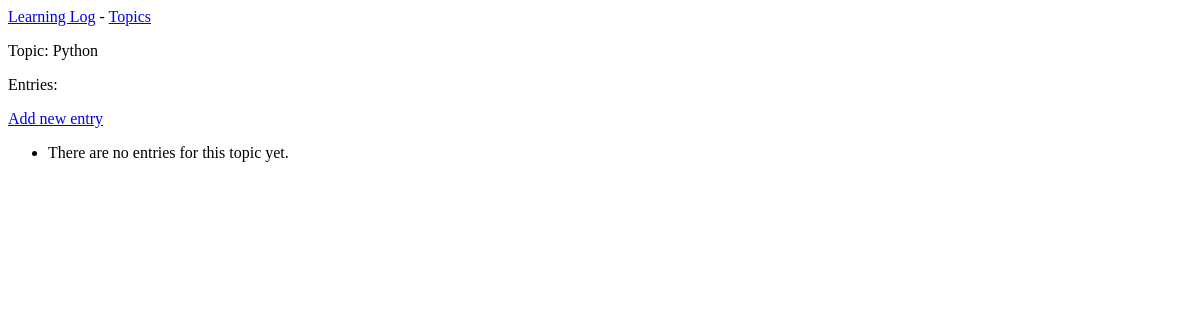
Before: /topics/3/ with the older database file.
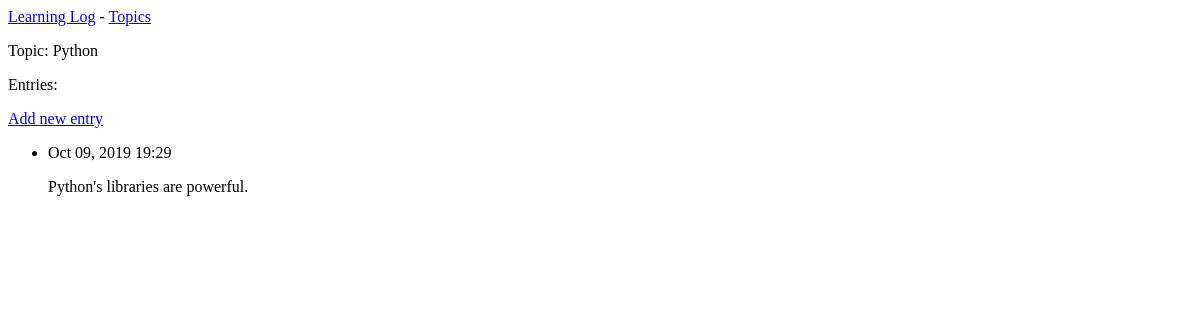
After: the same page with the newer database file.
### learning_logs/models.py (models this page shows, shortened)
class Entry(models.Model):
    topic = models.ForeignKey(Topic, on_delete=models.CASCADE)
    text = models.TextField()
    date_added = models.DateTimeField(auto_now_add=True)
    class Meta:
        verbose_name_plural = 'entries'

### learning_logs/views.py (the view)
# urls.py: path('topics/<int:topic_id>/', views.topic, name='topic'),
def topic(request, topic_id):
    topic = Topic.objects.get(id=topic_id)
    entries = topic.entry_set.order_by('-date_added')
    context = {'topic': topic, 'entries': entries}
    return render(request, 'learning_logs/topic.html', context)

### learning_logs/models.py (called while the page is built)
    def __str__(self):
        return self.text

### learning_logs/templates/learning_logs/topic.html
{% extends 'learning_logs/base.html' %}
{% block content %}
  <p>Topic: {{ topic }}</p>
  <p>Entries:</p>
  <p>
    <a href="{% url 'learning_logs:new_entry' topic.id %}">Add new entry</a>
  </p>
  <ul>
    {% for entry in entries %}
      <li>
        <p>{{ entry.date_added|date:'M d, Y H:i' }}</p>
        <p>{{ entry.text|linebreaks }}</p>
      </li>
    {% empty %}
      <li>There are no entries for this topic yet.</li>
    {% endfor %}
  </ul>
{% endblock content %}

Changed rows visible on the page:
added Entry: date_added "Oct 09, 2019 19:29", text "Python's libraries are powerful."
Other visible differences:
text no longer shown: "There are no entries for this topic yet."
